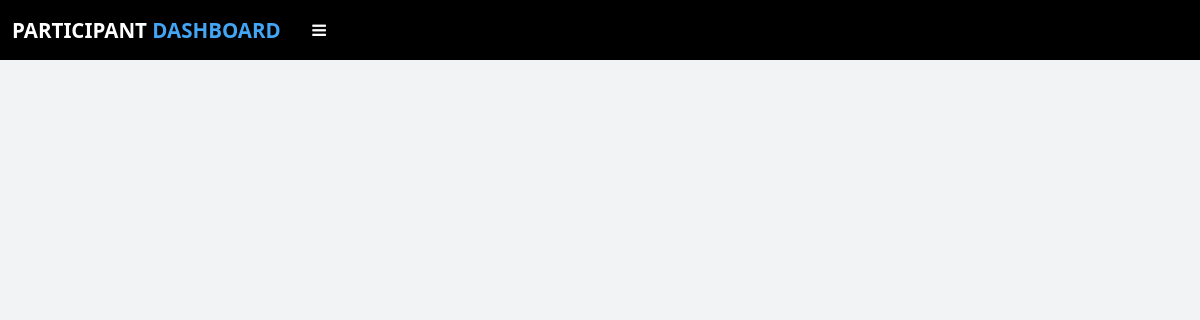
Page /participant_view_event (signed in) on the earlier database version.
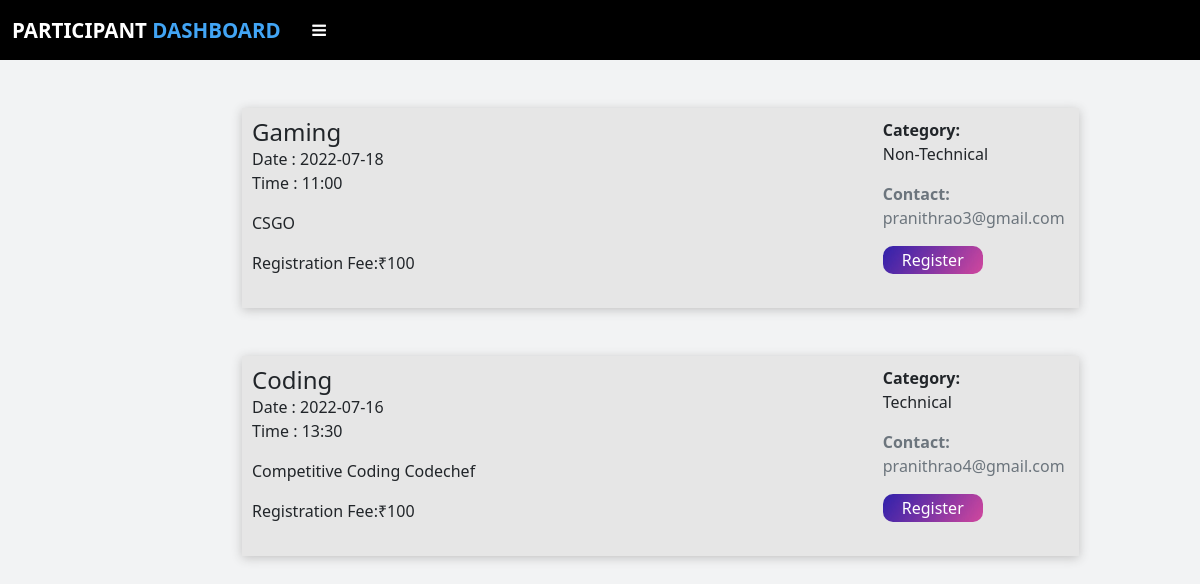
Same page on the later database version.
### app.py (models this page shows, shortened)
class Event(db.Model):
    id = db.Column(db.Integer,primary_key=True)
    name = db.Column(db.String(50),nullable=False)
    description = db.Column(db.String(255),nullable=False)
    date = db.Column(db.String(50), nullable=False)
    time = db.Column(db.String(50), nullable=False)
    category = db.Column(db.String(50),nullable=False)
    coorg_mail = db.Column(db.String(80),db.ForeignKey('coorganizer.email'))
    org_id = db.Column(db.Integer,db.ForeignKey('organizer.id'))
    participant_id=db.relationship('Participant',cascade="all,delete",backref='participants')
    judge_event_id=db.relationship('Judge',cascade="all,delete",backref='ownersj')
    part_event_id=db.relationship('Plist',cascade="all,delete",backref='ownersjp')

### app.py (the view)
@app.route("/participant_view_event")
def participant_view_event():
    if 'participant' in session:
        events = Event.query.all()
        return render_template('participant_view_event.html',data=events)
    else:
        flash("Session Expired","error")
        return redirect(url_for('participantlog'))

### templates/participant_view_event.html (shortened to what this page needs)
{% extends "participant_layout.html" %}
{% block head %} {{ super() }}
{% endblock %}
{% block content %}
<br /><br />
<div class="container">
  {% if data %} {% for i in data %}
  <div class="col-md-9 col-md-pull-3">
    <div class="search-result-item-body">
      <div class="row">
        <div class="col-sm-9">
          <h4 class="search-result-item-heading">{{i.name}}</h4>
          <p class="info">Date : {{i.date}}<br />Time : {{i.time}}</p>
          <p class="description">{{i.description}}</p>
          <p>Registration Fee:₹100</p>
        </div>
        <div class="col-sm-3 text-align-center">
          <p class="value3 mt-sm"><b>Category:</b><br />{{i.category}}</p>
          <p class="fs-mini text-muted">
            <b>Contact:</b><br />{{i.coorg_mail}}
          </p>
          <a
            href="/participant_event_register/{{i.id}}"
            style="text-decoration: none"
            ><button class="card-link">Register</button></a
          ><br /><br />
        </div>
      </div>
    </div>
    <br /><br />
  </div>
  {% endfor %} {% endif %}
</div>
{% endblock %}

### templates/participant_layout.html (shortened to what this page needs)
<!DOCTYPE html>
<html lang="en">
  <head>
    {% block head %}
    <link
      href="https://cdn.jsdelivr.net/npm/bootstrap@5.0.0/dist/css/bootstrap.min.css"
      rel="stylesheet"
    />
    <link
      rel="stylesheet"
      href="https://cdnjs.cloudflare.com/ajax/libs/font-awesome/4.7.0/css/font-awesome.min.css"
    />
    <link
      rel="stylesheet"
      href="https://cdnjs.cloudflare.com/ajax/libs/animate.css/4.1.1/animate.min.css"
    />
    {% endblock %}
  </head>
  <body>
    <nav
      class="navbar navbar-expand-lg navbar-light"
      style="background-color: #000000; height: 60px"
      id="navbar"
    >
      <div class="container-fluid">
        <a class="navbar-brand" href="#"
          ><h3 id="text1">Participant <span>Dashboard</span></h3></a
        >
        <button
          type="button"
          id="sidebarCollapse"
          class="btn btn-darks me-auto"
          onclick="openNav()"
        >
          <i class="fa fa-bars" aria-hidden="true"></i>
        </button>
      </div>
    </nav>
    <div id="content">{% block content %} {% endblock %}</div>
  </body>
</html>

### templates/participant_view_event.html (style rules this page uses)
body { background-color: #eee; }
.search-result-item-body { background-color: rgb(230, 230, 230); padding: 10px; width: 100%; box-shadow: 0px 2px 10px rgb(194, 194, 194); }
.card-link { width: 100px; border-radius: 10px; border: 0px; background: url("static/back1.jpg") no-repeat; background-position: center; background-size: cover; color: white; text-decoration: none; padding: 2px; }
@media (min-width: 768px) { .search-result-item-body { margin-left: 200px; } }
.search-result-item-heading { font-weight: 400; }
@media (min-width: 768px) { .search-result-item-heading { margin: 0; } }

### templates/participant_layout.html (style rules this page uses)
body { font-family: "Roboto" sans-serif; background-color: #f2f3f4; }
* { margin: 0; padding: 0; text-decoration: none; list-style: none; }
#text1 { color: #fff; margin: 0; text-transform: uppercase; font-size: 20.5px; font-weight: 750; }
#text1 span { color: #42a5f5; }
#sidebarCollapse { color: white; width: 45px; }

Differences in the rows shown:
added Event: name "Gaming", date "2022-07-18", time "11:00", description "CSGO", category "Non-Technical", coorg_mail "pranithrao3@gmail.com"
added Event: name "Coding", date "2022-07-16", time "13:30", description "Competitive Coding Codechef", category "Technical", coorg_mail "pranithrao4@gmail.com"
